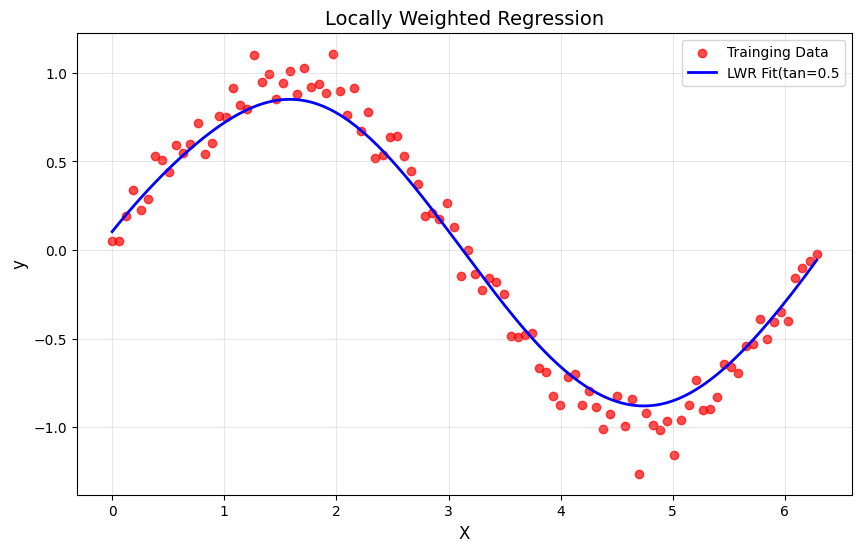

Generate this figure with Python:
import numpy as np
import matplotlib.pyplot as plt
def gaussian_kernel(x,xi,tau):
  return np.exp(-np.sum((x-xi)**2)/(2*tau**2))
def locally_weighted_regression(x,X,y,tau):
  m=X.shape[0]
  weights = np.array([gaussian_kernel(x, X[i], tau) for i in range(m)]) 
  W=np.diag(weights)
  X_transpose_W = X.T @ W 
  theta=np.linalg.inv(X_transpose_W @ X) @ X_transpose_W @ y
  return x @ theta
np.random.seed(42)
X=np.linspace(0,2*np.pi,100)
y=np.sin(X)+0.1*np.random.randn(100)
X_bias = np.c_[np.ones(X.shape),X] 
X_test=np.linspace(0,2*np.pi,200)
X_test_bias=np.c_[np.ones(X_test.shape),X_test]
tau=0.5
y_pred=np.array([locally_weighted_regression(xi,X_bias,y,tau)for xi in X_test_bias])
plt.figure(figsize=(10,6))
plt.scatter(X,y,color='red',label='Trainging Data',alpha=0.7)
plt.plot(X_test,y_pred,color='blue',label=f'LWR Fit(tan={tau}',linewidth=2)
plt.xlabel('X',fontsize=12)
plt.ylabel('y',fontsize=12)
plt.title('Locally Weighted Regression',fontsize=14)
plt.legend(fontsize=10)
plt.grid(alpha=0.3)
plt.show()
